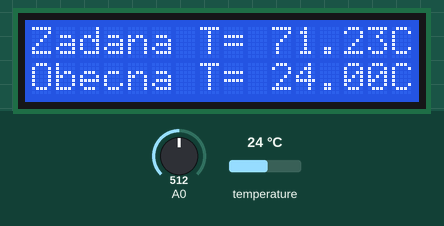
Simulated run of this sketch. Board: Arduino Uno, built with avr-gcc and run on an emulated ATmega328P. Parts: 16×2 character LCD. The inputs (shaded band) are chosen by the test bench; at power-on: temperature 24 °C, A0 = 512.

Above: at 2.2 s.
2.3 s: temperature set to 12 °C
At 4.5 s:
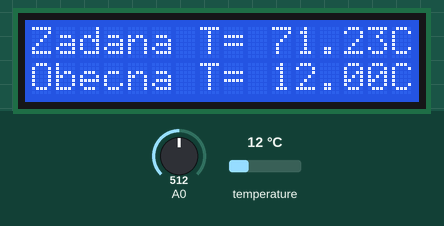
4.8 s: A0 set to 716
At 6.2 s:
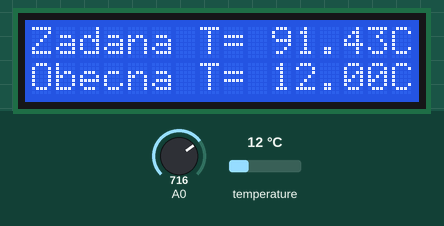
7.1 s: temperature set to 19 °C
At 9.3 s:
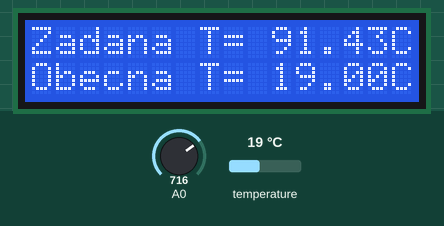
10.2 s: A0 set to 900
At 10.8 s:
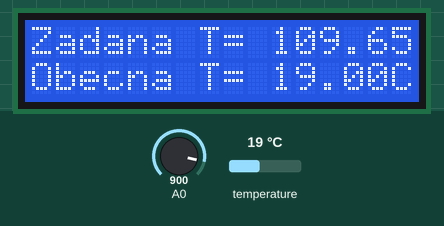
12.5 s: temperature set to 28 °C
At 15.1 s:
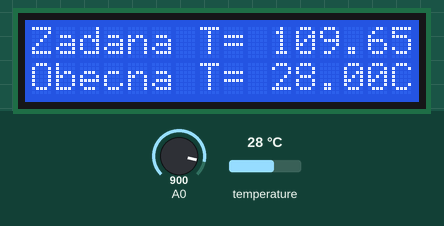
15.5 s: A0 set to 1023
At 16.6 s:
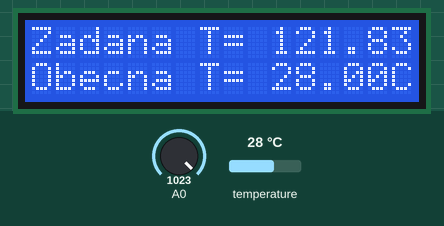
Timing chart, 0 to 18.5 s (numbered marks = the images above; inputs shaded):
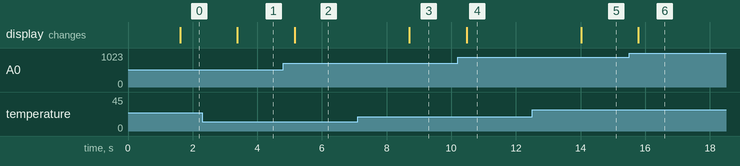

Measured:
- after the input at 2.3 s, the display: changes after 1.1 s (image 1)
- after the input at 4.8 s, the display: changes after 0.36 s (image 2)
- after the input at 7.1 s, the display: changes after 1.6 s (image 3)
- after the input at 10.2 s, the display: changes after 0.27 s (image 4)
- after the input at 12.5 s, the display: changes after 1.5 s (image 5)
- after the input at 15.5 s, the display: changes after 0.29 s (image 6)

The sketch:

temp_na_teensy.ino
```cpp
/********************************************************************/
// Include the libraries
#include <OneWire.h>
#include <DallasTemperature.h>
#include <LiquidCrystal.h>
/********************************************************************/
// Data wire is plugged into pin 8 on the Arduino
#define ONE_WIRE_BUS 8
LiquidCrystal lcd(12, 11, 5, 4, 3, 2);
/********************************************************************/
// Setup a oneWire instance to communicate with any OneWire devices
OneWire oneWire(ONE_WIRE_BUS);
/********************************************************************/
// Pass our oneWire reference to Dallas Temperature.
DallasTemperature sensors(&oneWire);
/********************************************************************/
float start;
int odczyt;
float zadana;
void setup(void)
{
 pinMode(A0,INPUT);
 lcd.begin(16,2);
 lcd.print("Pomiar");
 lcd.setCursor(0,1);
 lcd.print("Temp");


 // Start up the library
 sensors.begin();
 sensors.requestTemperatures();
 start = sensors.getTempCByIndex(0);
}
void loop(void)
{
 sensors.requestTemperatures(); // Send the command to get temperature readings
 odczyt = analogRead (A0);
 zadana = (((odczyt-35.00)/1020.00)*(125.00-start))+start;
 lcd.clear();
 lcd.setCursor(0,0);
 lcd.print("Zadana T= ");
 lcd.print(zadana);
 lcd.print("C");
 lcd.setCursor(0,1);
 lcd.print("Obecna T= ");
 lcd.print(sensors.getTempCByIndex(0));
 lcd.print("C");
   delay(1000);
}
```
